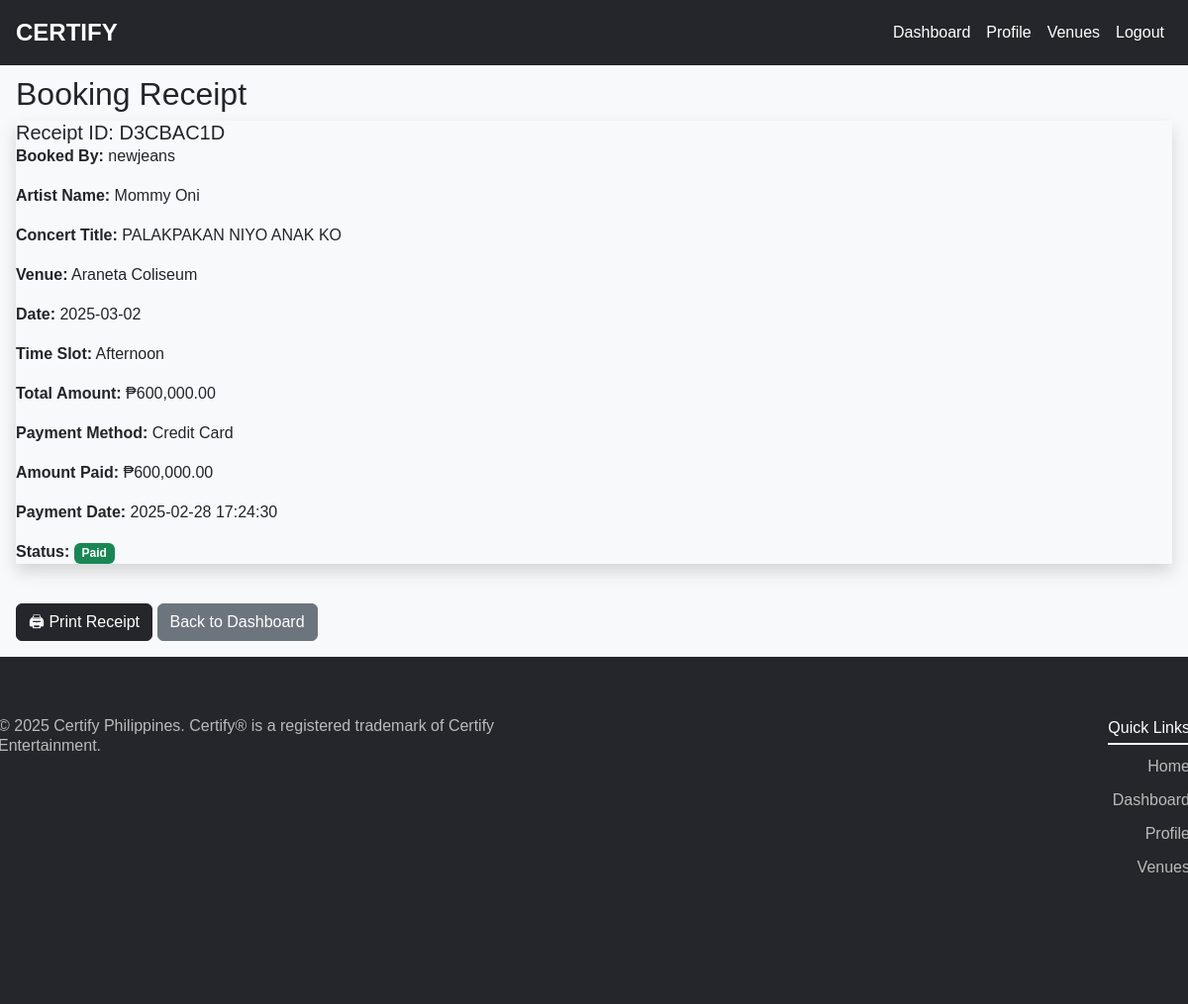
The page /view_receipt/15 (signed in) on the database its author committed.
### models.py (models this page shows)
class Booking(db.Model):
    id = db.Column(db.Integer, primary_key=True)
    user_id = db.Column(db.Integer, db.ForeignKey('user.id'), nullable=False)
    venue_id = db.Column(db.Integer, db.ForeignKey('venue.id'), nullable=False)
    artist_name = db.Column(db.String(100), nullable=False)
    concert_title = db.Column(db.String(100), nullable=False)
    date = db.Column(db.Date, nullable=False)
    time_slot = db.Column(db.String(50), nullable=False)
    amount_expected = db.Column(db.Float, nullable=False)
    status = db.Column(db.String(20), default="Paid")
    receipt_id = db.Column(db.String(20), unique=True, nullable=False)
    transaction = db.relationship('Transaction', uselist=False, backref='booking')

class User(db.Model, UserMixin):
    id = db.Column(db.Integer, primary_key=True)
    agency_name = db.Column(db.String(100), nullable=False)
    username = db.Column(db.String(50), unique=True, nullable=False)
    password = db.Column(db.String(255), nullable=False)
    created_at = db.Column(db.DateTime, default=db.func.current_timestamp())
    bookings = db.relationship('Booking', backref='user', lazy=True)

class Venue(db.Model):
    id = db.Column(db.Integer, primary_key=True)
    name = db.Column(db.String(100), unique=True, nullable=False)
    location = db.Column(db.String(200), nullable=False)
    capacity = db.Column(db.Integer, nullable=False)
    morning_price = db.Column(db.Float, nullable=False)
    afternoon_price = db.Column(db.Float, nullable=False)
    evening_price = db.Column(db.Float, nullable=False)
    bookings = db.relationship('Booking', backref='venue', lazy=True)

class Transaction(db.Model):
    id = db.Column(db.Integer, primary_key=True)
    booking_id = db.Column(db.Integer, db.ForeignKey('booking.id'), nullable=False, unique=True)
    payment_method = db.Column(db.String(50), nullable=False)
    amount_paid = db.Column(db.Float, nullable=False)
    payment_date = db.Column(db.DateTime, default=db.func.current_timestamp())

### routes.py (the view)
@app.route('/view_receipt/<int:booking_id>')
@login_required
def view_receipt(booking_id):
    booking = Booking.query.get(booking_id)
    if not booking or booking.user_id != current_user.id:
        flash("Error: Unauthorized access.", "danger")
        return redirect(url_for('dashboard'))
    return render_template('receipt.html', booking=booking)

### routes.py (called while the page is built)
@login_manager.user_loader
def load_user(user_id):
    return User.query.get(int(user_id))

### templates/receipt.html (shortened to what this page needs)
{% extends 'base.html' %}
{% block content %}
<div class="ms-3 me-3 pt-4 mb-3">
<h2 class ="receipt">Booking Receipt</h2>
<div class="cardd shadow ">
    <div class="card-body">
        <h5 class="card-title">Receipt ID: {{ booking.receipt_id }}</h5>
        <p><strong>Booked By:</strong> {{ current_user.username }}</p>
        <p><strong>Artist Name:</strong> {{ booking.artist_name }}</p>
        <p><strong>Concert Title:</strong> {{ booking.concert_title }}</p>
        <p><strong>Venue:</strong> {{ booking.venue.name }}</p>
        <p><strong>Date:</strong> {{ booking.date }}</p>
        <p><strong>Time Slot:</strong> {{ booking.time_slot }}</p>
        <p><strong>Total Amount:</strong> ₱{{ "{:,.2f}".format(booking.amount_expected) }}</p>
        <p><strong>Payment Method:</strong> {{ booking.transaction.payment_method }}</p>
        <p><strong>Amount Paid:</strong> ₱{{ "{:,.2f}".format(booking.transaction.amount_paid) }}</p>
        <p><strong>Payment Date:</strong> {{ booking.transaction.payment_date.strftime('%Y-%m-%d %H:%M:%S') }}</p>
        <p><strong>Status:</strong> <span class="badge bg-success">{{ booking.status }}</span></p>
    </div>
</div>
<br>
<button onclick="window.print()" class="btn btn-primary">🖨 Print Receipt</button>
<a href="{{ url_for('dashboard') }}" class="btn btn-secondary">Back to Dashboard</a>
</div>
{% endblock %}

### static/css/styles.css (style rules this page uses)
html, body { margin: 0; padding: 0; overflow-x: hidden; }
body { background-color: #f8f9fa; font-family: 'Arial', sans-serif; padding: 0px 0px }
.btn-primary { background-color: #24262b; border-color: #24262b; }
.shadow { box-shadow: 0 4px 8px rgba(0, 0, 0, 0.1); }

### rows shown on the page
Booking: receipt_id "D3CBAC1D", artist_name "Mommy Oni", concert_title "PALAKPAKAN NIYO ANAK KO", date "2025-03-02", time_slot "Afternoon", amount_expected "600,000.00", status "Paid"
User: username "newjeans"
Venue: venue.name "Araneta Coliseum"
Transaction: transaction.payment_method "Credit Card", transaction.amount_paid "600,000.00", transaction.payment_date "2025-02-28 17:24:30"
